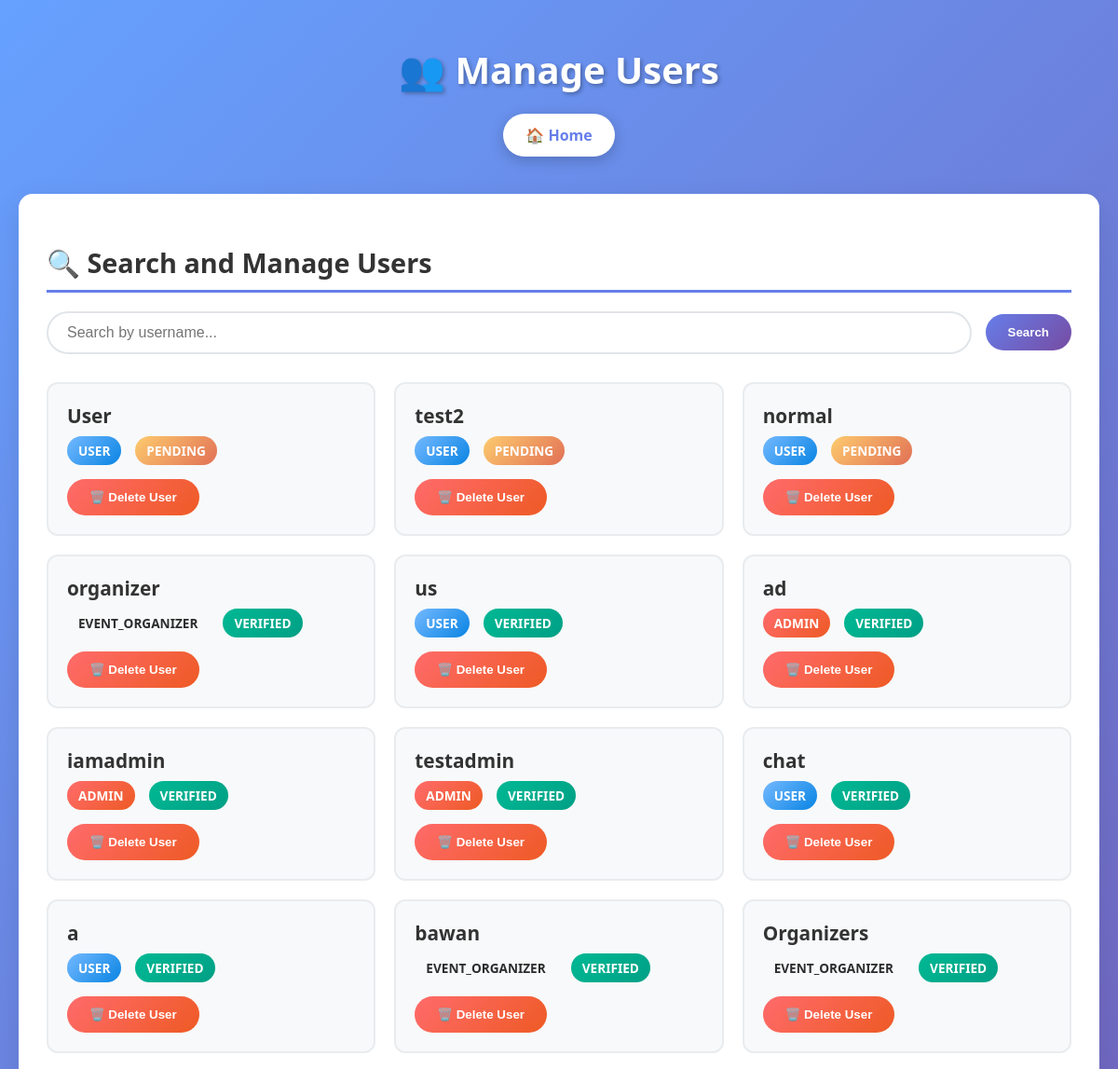
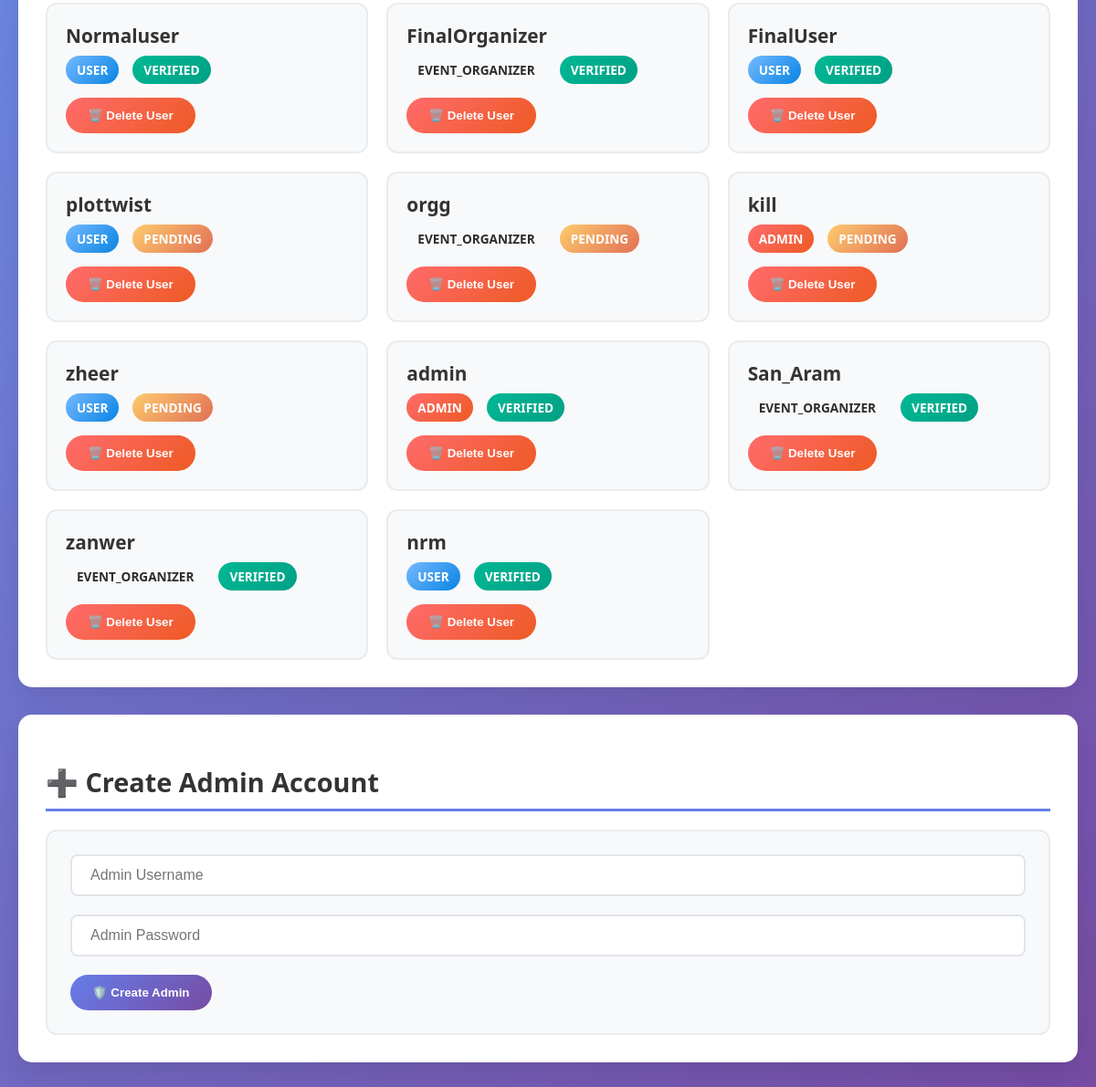
The app's page /manage_users.php (signed in) with its own data (2 pictures, top to bottom).
### tables this page shows
CREATE TABLE `users` (
  `id` int NOT NULL AUTO_INCREMENT,
  `username` varchar(50) NOT NULL,
  `password` varchar(255) NOT NULL,
  `role` enum('user','admin','event_organizer') NOT NULL,
  `verified` enum('yes','no') DEFAULT 'no',
  `full_name` varchar(255) DEFAULT NULL,
  `organization` varchar(255) DEFAULT NULL,
  `past_experience` text,
  `cv_path` varchar(255) DEFAULT NULL COMMENT 'Path to uploaded CV file for event organizers',
  PRIMARY KEY (`id`),
  UNIQUE KEY `username` (`username`)
);

### manage_users.php (the view, shortened to what this page needs)
<?php
$host = 'localhost';
$dbname = 'eventa';
$username = 'root';
$password = '12345';
try {
    $pdo = new PDO("mysql:host=$host;port=3306;dbname=$dbname", $username, $password);
    $pdo->setAttribute(PDO::ATTR_ERRMODE, PDO::ERRMODE_EXCEPTION);
} catch (PDOException $e) {
    die("Connection failed: " . $e->getMessage());
}
$searchTerm = $_GET['search'] ?? '';
$sql = "SELECT id, username, role, verified FROM users WHERE username LIKE :search";
$stmt = $pdo->prepare($sql);
$stmt->execute([':search' => '%' . $searchTerm . '%']);
$users = $stmt->fetchAll(PDO::FETCH_ASSOC);
?>
<!DOCTYPE html>
<html lang="en">
<head>
    <link rel="stylesheet" href="styles.css">
</head>
<body>
    <div class="container">
        <div class="header">
            <h1>👥 Manage Users</h1>
            <a href="Index.php" class="nav-btn">🏠 Home</a>
        </div>
        <div class="card">
            <h2>🔍 Search and Manage Users</h2>
            <form method="get" class="search-form">
                <input type="text" name="search" placeholder="Search by username..." value="<?php echo htmlspecialchars($searchTerm); ?>" class="search-input">
                <button type="submit" class="btn">Search</button>
            </form>
            <?php if (count($users) === 0): ?>
                <div class="no-users">
                    No users found matching your search criteria.
                </div>
            <?php else: ?>
                <div class="users-grid">
                    <?php foreach ($users as $user): ?>
                        <div class="user-card">
                            <div class="user-info">
                                <div class="user-username"><?php echo htmlspecialchars($user['username']); ?></div>
                                <div class="user-details">
                                    <span class="badge badge-<?php echo $user['role']; ?>">
                                        <?php echo ucfirst($user['role']); ?>
                                    </span>
                                    <span class="badge badge-<?php echo $user['verified'] === 'yes' ? 'verified' : 'pending'; ?>">
                                        <?php echo $user['verified'] === 'yes' ? 'Verified' : 'Pending'; ?>
                                    </span>
                                </div>
                            </div>
                            <form method="post" onsubmit="return confirm('Are you sure you want to delete this user?');">
                                <button type="submit" name="delete" class="btn btn-danger">🗑️ Delete User</button>
                            </form>
                        </div>
                    <?php endforeach; ?>
                </div>
            <?php endif; ?>
        </div>
        <div class="card">
            <h2>➕ Create Admin Account</h2>
            <form method="post" class="admin-form">
                <div class="form-group">
                    <input type="text" name="username" placeholder="Admin Username" required class="form-input">
                </div>
                <div class="form-group">
                    <input type="password" name="password" placeholder="Admin Password" required class="form-input">
                </div>
                <button type="submit" name="create_admin" class="btn">🛡️ Create Admin</button>
            </form>
        </div>
    </div>
</body>
</html>

### styles.css (style rules this page uses)
body { margin: 0; font-family: 'Georgia', cursive; background-color: #fffaf0; color: #2d2d2d; }
.btn { display: inline-block; padding: 0.75rem 1.5rem; background-color: white; color: #66a1ff; border-radius: 5px; text-decoration: none; font-weight: bold; }

### manage_users.php (style rules this page uses)
body { font-family: 'Segoe UI', Tahoma, Geneva, Verdana, sans-serif; background: linear-gradient(135deg, #66a1ff 0%, #764ba2 100%); margin: 0; padding: 20px; min-height: 100vh; }
.container { max-width: 1200px; margin: 0 auto; }
.header { text-align: center; color: white; margin-bottom: 30px; }
.header h1 { font-size: 2.5rem; margin-bottom: 10px; text-shadow: 2px 2px 4px rgba(0,0,0,0.3); }
.nav-btn { display: inline-block; background: white; color: #667eea; padding: 12px 24px; border-radius: 25px; text-decoration: none; font-weight: 600; margin: 10px; box-shadow: 0 4px 15px rgba(0,0,0,0.2); transition: all 0.3s ease; }
.card { background: white; border-radius: 15px; box-shadow: 0 10px 30px rgba(0,0,0,0.1); padding: 30px; margin-bottom: 30px; }
.card h2 { color: #333; margin-bottom: 20px; font-size: 1.8rem; border-bottom: 3px solid #667eea; padding-bottom: 10px; }
.search-form { display: flex; gap: 15px; margin-bottom: 30px; align-items: center; }
.search-input { flex: 1; padding: 12px 20px; border: 2px solid #e1e5e9; border-radius: 25px; font-size: 1rem; transition: border-color 0.3s ease; }
.btn { background: linear-gradient(135deg, #667eea 0%, #764ba2 100%); color: white; border: none; padding: 12px 24px; border-radius: 25px; cursor: pointer; font-weight: 600; transition: all 0.3s ease; text-decoration: none; display: inline-block; text-align: center; }
.btn-danger { background: linear-gradient(135deg, #ff6b6b 0%, #ee5a24 100%); }
.users-grid { display: grid; grid-template-columns: repeat(auto-fill, minmax(300px, 1fr)); gap: 20px; margin-top: 20px; }
.user-card { background: #f8f9fa; border-radius: 12px; padding: 20px; border: 2px solid #e9ecef; transition: all 0.3s ease; }
.user-info { margin-bottom: 15px; }
.user-username { font-size: 1.3rem; font-weight: 700; color: #333; margin-bottom: 8px; }
.user-details { display: flex; gap: 15px; margin-bottom: 15px; }
.badge { padding: 6px 12px; border-radius: 20px; font-size: 0.85rem; font-weight: 600; text-transform: uppercase; }
.badge-admin { background: linear-gradient(135deg, #ff6b6b 0%, #ee5a24 100%); color: white; }
.badge-user { background: linear-gradient(135deg, #74b9ff 0%, #0984e3 100%); color: white; }
.badge-verified { background: linear-gradient(135deg, #00b894 0%, #00a085 100%); color: white; }
.badge-pending { background: linear-gradient(135deg, #fdcb6e 0%, #e17055 100%); color: white; }
.admin-form { background: #f8f9fa; border-radius: 12px; padding: 25px; border: 2px solid #e9ecef; }
.form-group { margin-bottom: 20px; }
.form-input { width: 100%; padding: 12px 20px; border: 2px solid #e1e5e9; border-radius: 8px; font-size: 1rem; box-sizing: border-box; }

### records on screen
users: username "User", role "USER", verified "PENDING"
users: username "test2", role "USER", verified "PENDING"
users: username "normal", role "USER", verified "PENDING"
users: username "organizer", role "EVENT_ORGANIZER", verified "VERIFIED"
users: username "us", role "USER", verified "VERIFIED"
users: username "ad", role "ADMIN", verified "VERIFIED"
users: username "iamadmin", role "ADMIN", verified "VERIFIED"
users: username "testadmin", role "ADMIN", verified "VERIFIED"
users: username "chat", role "USER", verified "VERIFIED"
users: username "a", role "USER", verified "VERIFIED"
users: username "bawan", role "EVENT_ORGANIZER", verified "VERIFIED"
users: username "Organizers", role "EVENT_ORGANIZER", verified "VERIFIED"
users: username "Normaluser", role "USER", verified "VERIFIED"
users: username "FinalOrganizer", role "EVENT_ORGANIZER", verified "VERIFIED"
users: username "FinalUser", role "USER", verified "VERIFIED"
users: username "plottwist", role "USER", verified "PENDING"
users: username "orgg", role "EVENT_ORGANIZER", verified "PENDING"
users: username "kill", role "ADMIN", verified "PENDING"
users: username "zheer", role "USER", verified "PENDING"
users: username "admin", role "ADMIN", verified "VERIFIED"
users: username "San_Aram", role "EVENT_ORGANIZER", verified "VERIFIED"
users: username "zanwer", role "EVENT_ORGANIZER", verified "VERIFIED"
users: username "nrm", role "USER", verified "VERIFIED"
